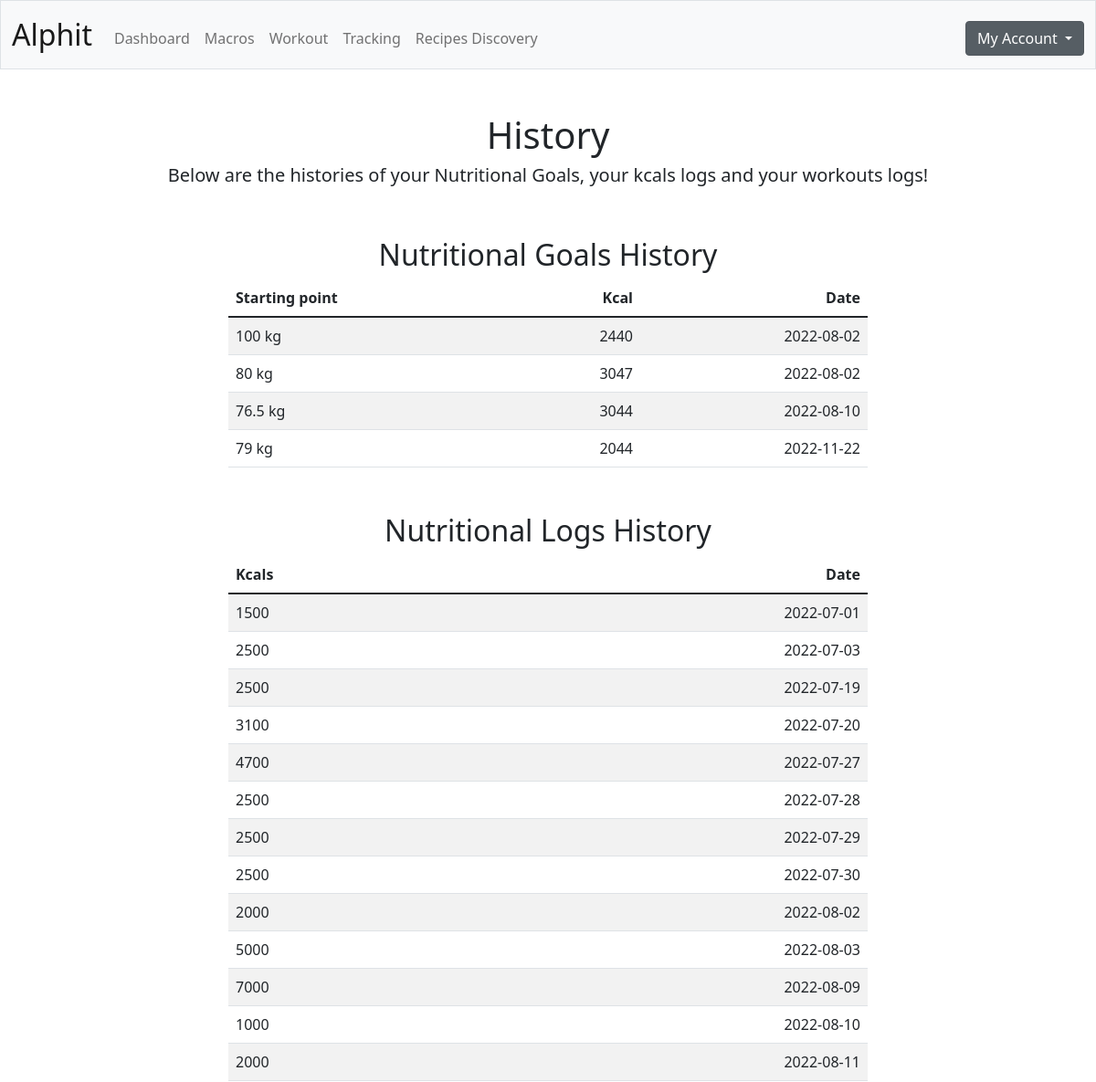
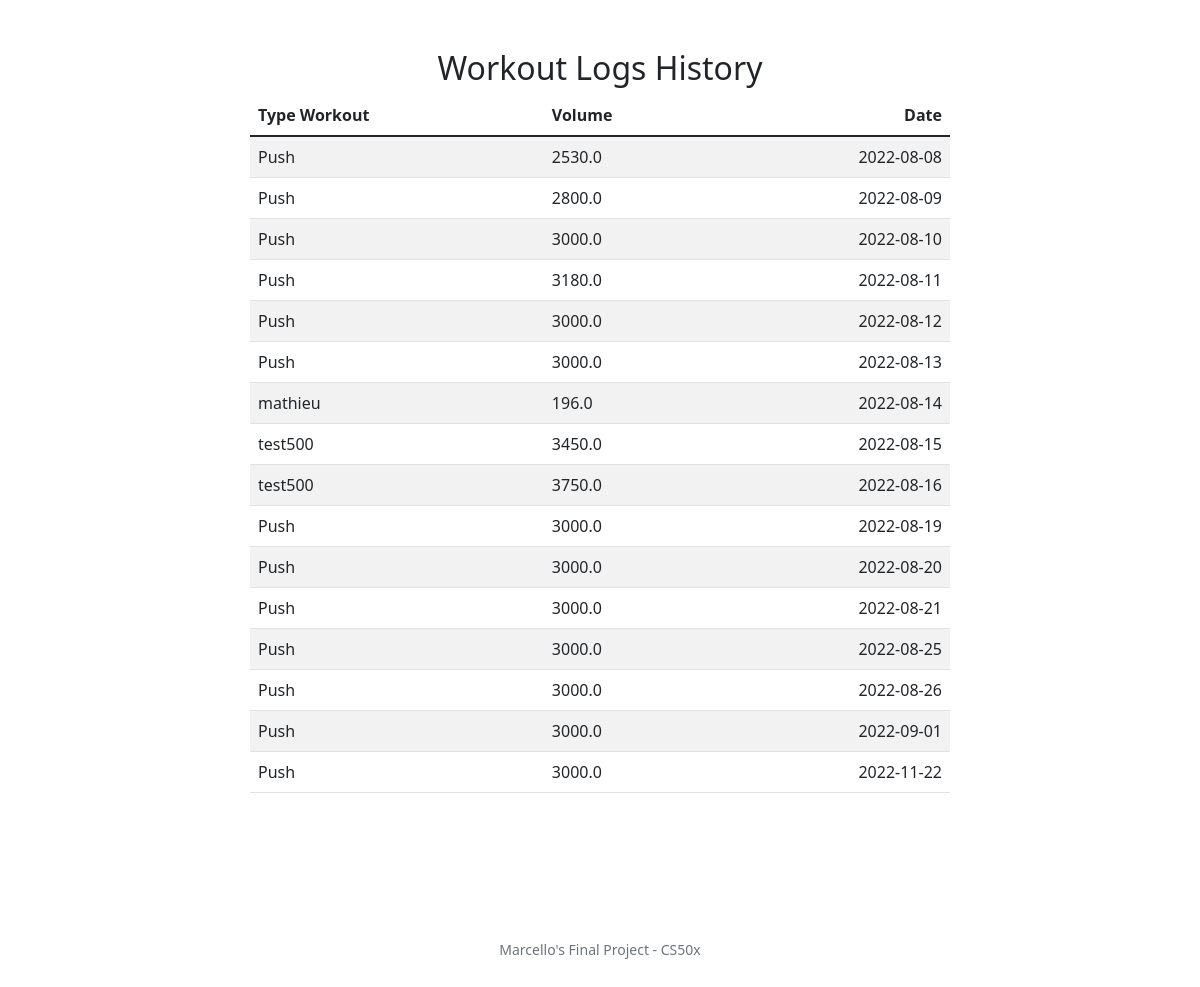
Page /history (signed in) on the committed database (2 pictures, top to bottom).
### tables this page shows
CREATE TABLE "nutritional_goal" (
	"id"	INTEGER,
	"user_id"	INTEGER,
	"gender"	TEXT,
	"tdee"	INTEGER,
	"weight"	INTEGER,
	"bodyfat"	INTEGER,
	"level"	TEXT,
	"activity"	TEXT,
	"type_eater"	TEXT,
	"diet_preference"	TEXT,
	"goal"	TEXT,
	"kcal"	INTEGER,
	"protein"	INTEGER,
	"carbs"	INTEGER,
	"fat"	INTEGER,
	"date"	DATE DEFAULT CURRENT_DATE,
	PRIMARY KEY("id" AUTOINCREMENT),
	FOREIGN KEY("user_id") REFERENCES "users"("id") ON DELETE CASCADE
);

CREATE TABLE "tracking_kcal" (
	"id"	INTEGER,
	"user_id"	INTEGER NOT NULL,
	"kcal"	TEXT NOT NULL,
	"date"	DATE,
	PRIMARY KEY("id" AUTOINCREMENT),
	FOREIGN KEY("user_id") REFERENCES "users"("id") ON DELETE CASCADE
);

CREATE TABLE "workouts_history" (
	"id"	INTEGER,
	"user_id"	INTEGER NOT NULL,
	"name"	TEXT NOT NULL,
	"volume"	REAL NOT NULL,
	"date"	DATE DEFAULT CURRENT_DATE,
	PRIMARY KEY("id" AUTOINCREMENT),
	FOREIGN KEY("user_id") REFERENCES "users"("id") ON DELETE CASCADE
);

### app.py (the view)
@app.route("/history")
@login_required
def history():
    user_id = session["user_id"]
    nutritional_goals_history = db.execute("SELECT weight, kcal, date FROM nutritional_goal WHERE user_id = ? ORDER BY date", user_id)
    kcal_logs = db.execute("SELECT kcal, date FROM tracking_kcal WHERE user_id = ? ORDER BY date", user_id)
    workouts_history = db.execute("SELECT name, volume, date FROM workouts_history WHERE user_id = ? ORDER BY date", user_id)
    if not nutritional_goals_history:
        nutrition_goal_exist = "no"
        if not kcal_logs:
            kcallog_exist = "no"
            if not workouts_history:
                workouts_history_exist = "no"
                return render_template("history.html", nutrition_goal_exist=nutrition_goal_exist, kcallog_exist=kcallog_exist, workouts_history_exist=workouts_history_exist)
            elif workouts_history:
                workouts_history_exist = "yes"
            return render_template("history.html", nutrition_goal_exist=nutrition_goal_exist, kcallog_exist=kcallog_exist, workouts_history_exist=workouts_history_exist, workouts_history=workouts_history)
        elif kcal_logs:
            kcallog_exist = "yes"
            if not workouts_history:
                workouts_history_exist = "no"
                return render_template("history.html", nutrition_goal_exist=nutrition_goal_exist, kcallog_exist=kcallog_exist, kcal_logs=kcal_logs, workouts_history_exist=workouts_history_exist)
            elif workouts_history:
                workouts_history_exist = "yes"
                return render_template("history.html", nutrition_goal_exist=nutrition_goal_exist, kcallog_exist=kcallog_exist, kcal_logs=kcal_logs, workouts_history_exist=workouts_history_exist, workouts_history=workouts_history)
    elif nutritional_goals_history:
        nutrition_goal_exist = "yes"
        if not kcal_logs:
            kcallog_exist = "no"
            if not workouts_history:
                workouts_history_exist = "no"
                return render_template("history.html", nutritional_goals_history=nutritional_goals_history, nutrition_goal_exist=nutrition_goal_exist, kcallog_exist=kcallog_exist, workouts_history_exist=workouts_history_exist)
            elif workouts_history:
                workouts_history_exist = "yes"
                return render_template("history.html", nutritional_goals_history=nutritional_goals_history, nutrition_goal_exist=nutrition_goal_exist, kcallog_exist=kcallog_exist, workouts_history_exist=workouts_history_exist, workouts_history=workouts_history)
        elif kcal_logs:
            kcallog_exist = "yes"
            if not workouts_history:
                workouts_history_exist = "no"
                return render_template("history.html", nutritional_goals_history=nutritional_goals_history, nutrition_goal_exist=nutrition_goal_exist, kcal_logs=kcal_logs, kcallog_exist=kcallog_exist, workouts_history_exist=workouts_history_exist)
            elif workouts_history:
                workouts_history_exist = "yes"
                return render_template("history.html", nutritional_goals_history=nutritional_goals_history, nutrition_goal_exist=nutrition_goal_exist, kcal_logs=kcal_logs, kcallog_exist=kcallog_exist, workouts_history_exist=workouts_history_exist, workouts_history=workouts_history)

### app.py (called while the page is built)
@app.after_request
def after_request(response):
    response.headers["Cache-Control"] = "no-cache, no-store, must-revalidate"
    response.headers["Expires"] = 0
    response.headers["Pragma"] = "no-cache"
    return response

### helpers.py (called while the page is built)
def login_required(f):
    @wraps(f)
    def decorated_function(*args, **kwargs):
        if session.get("user_id") is None:
            return redirect("/login")
        return f(*args, **kwargs)
    return decorated_function

### templates/history.html (shortened to what this page needs)
{% extends "layout.html" %}
{% block main %}
    <h1>History</h1>
    <h5>Below are the histories of your Nutritional Goals, your kcals logs and your workouts logs!</h5>
    <main class="container py-5 text-center">
        <h2>Nutritional Goals History</h2>
        {% if nutrition_goal_exist == "yes" %}
            <table style="max-width:700px; margin-left:auto;margin-right:auto;" class="table table-striped">
                <thead>
                    <tr>
                        <th class="text-start">Starting point</th>
                        <th class="text-end">Kcal</th>
                        <th class="text-end">Date</th>
                    </tr>
                </thead>
                <tbody class="table-group-divider">
                    {% for row in nutritional_goals_history %}
                    <tr>
                        <td class="text-start"> {{ row.weight }} kg </td>
                        <td class="text-end"> {{ row.kcal }} </td>
                        <td class="text-end"> {{ row.date }} </td>
                    </tr>
                    {% endfor %}
                </tbody>
            </table>
        {% elif nutrition_goal_exist == "no" %}
            <p style="text-align:center;">You didn't set any Nutritional Goal yet. Get started by calculating your macros <a href="/macros">Here! </a></p>
        {% endif %}
        <h2 style="margin-top: 50px;">Nutritional Logs History</h2>
        {% if kcallog_exist == "yes" %}
            <table style="max-width:700px; margin-left:auto;margin-right:auto;" class="table table-striped">
                <thead>
                    <tr>
                        <th class="text-start">Kcals</th>
                        <th class="text-end">Date</th>
                    </tr>
                </thead>
                <tbody class="table-group-divider">
                    {% for row in kcal_logs %}
                    <tr>
                        <td class="text-start"> {{ row.kcal }} </td>
                        <td class="text-end"> {{ row.date }} </td>
                    </tr>
                    {% endfor %}
                </tbody>
            </table>
        {% elif kcallog_exist == "no" %}
            <p style="text-align:center;">You didn't log any kcal yet, start tracking your kcals <a href="/macros">Here! </a></p>
        {% endif %}
        <h2 style="margin-top: 50px;">Workout Logs History</h2>
        {% if workouts_history_exist == "yes" %}
        <table style="max-width:700px; margin-left:auto;margin-right:auto;" class="table table-striped">
            <thead>
                <tr>
                    <th class="text-start">Type Workout</th>
                    <th class="text-start">Volume</th>
                    <th class="text-end">Date</th>
                </tr>
            </thead>
            <tbody class="table-group-divider">
                {% for row in workouts_history %}
                <tr>
                    <td class="text-start"> {{ row['name'] }} </td>
                    <td class="text-start"> {{ row['volume'] }}  </td>
                    <td class="text-end"> {{ row['date'] }} </td>
                </tr>
                {% endfor %}
            </tbody>
        </table>
        {% elif workouts_history_exist == "no" %}
            <p style="text-align:center;">You didn't log any workout yet, start <a href="/tracking">Here! </a></p>
        {% endif %}
    </main>
{% endblock %}

### templates/layout.html (shortened to what this page needs)
<!DOCTYPE html>
<html lang="en">
    <head>
        <link href="https://cdn.jsdelivr.net/npm/bootstrap@5.1.3/dist/css/bootstrap.min.css" rel="stylesheet">
        <link href="/static/styles.css" rel="stylesheet">
        <link rel="stylesheet" href="https://cdn.jsdelivr.net/npm/bootstrap-icons@1.5.0/font/bootstrap-icons.css">
    </head>
    <body>
        <nav class="bg-light border navbar navbar-expand-md navbar-light">
            <div class="container-fluid">
                <a class="navbar-brand" href="/"><span class="brand">Alphit</span></a>
                <div class="collapse navbar-collapse" id="navbar">
                    {% if session["user_id"] %}
                        <ul class="navbar-nav me-auto mt-2">
                            <li class="nav-item"><a class="nav-link" href="/">Dashboard</a></li>
                            <li class="nav-item"><a class="nav-link" href="/macros">Macros</a></li>
                            <li class="nav-item"><a class="nav-link" href="/new-workout">Workout</a></li>
                            <li class="nav-item"><a class="nav-link" href="/tracking">Tracking</a></li>
                            <li class="nav-item"><a class="nav-link" href="/search-recipe">Recipes Discovery</a></li>
                        </ul>
                        <ul class="navbar-nav ms-auto mt-2">
                            <div class="dropdown show">
                                <a class="btn btn-secondary dropdown-toggle" href="#" role="button" id="dropdownMenuLink" data-toggle="dropdown" aria-haspopup="true" aria-expanded="false">
                                My Account
                                </a>
                            </div>
                        </ul>
                    {% else %}
                        <ul class="navbar-nav ms-auto mt-2">
                            <li class="nav-item"><a class="nav-link" href="/register">Register</a></li>
                            <li class="nav-item"><a class="nav-link" href="/login">Log In</a></li>
                        </ul>
                    {% endif %}
                </div>
            </div>
        </nav>
        <main class="container-fluid py-5 text-center">
            {% block main %}{% endblock %}
        </main>
        <footer class="mb-5 small text-center text-muted">
            Marcello's Final Project - CS50x
        </footer>
    </body>
</html>

### static/styles.css (style rules this page uses)
nav .navbar-brand { font-size: xx-large; }
.table { margin-bottom: 50px; }

### rows in the picture
nutritional_goal: weight "100", kcal "2440", date "2022-08-02"
nutritional_goal: weight "80", kcal "3047", date "2022-08-02"
nutritional_goal: weight "76.5", kcal "3044", date "2022-08-10"
nutritional_goal: weight "79", kcal "2044", date "2022-11-22"
tracking_kcal: kcal "1500", date "2022-07-01"
tracking_kcal: kcal "2500", date "2022-07-03"
tracking_kcal: kcal "2500", date "2022-07-19"
tracking_kcal: kcal "3100", date "2022-07-20"
tracking_kcal: kcal "4700", date "2022-07-27"
tracking_kcal: kcal "2500", date "2022-07-28"
tracking_kcal: kcal "2500", date "2022-07-29"
tracking_kcal: kcal "2500", date "2022-07-30"
tracking_kcal: kcal "2000", date "2022-08-02"
tracking_kcal: kcal "5000", date "2022-08-03"
tracking_kcal: kcal "7000", date "2022-08-09"
tracking_kcal: kcal "1000", date "2022-08-10"
tracking_kcal: kcal "2000", date "2022-08-11"
workouts_history: name "Push", volume "2530.0", date "2022-08-08"
workouts_history: name "Push", volume "2800.0", date "2022-08-09"
workouts_history: name "Push", volume "3000.0", date "2022-08-10"
workouts_history: name "Push", volume "3180.0", date "2022-08-11"
workouts_history: name "Push", volume "3000.0", date "2022-08-12"
workouts_history: name "Push", volume "3000.0", date "2022-08-13"
workouts_history: name "mathieu", volume "196.0", date "2022-08-14"
workouts_history: name "test500", volume "3450.0", date "2022-08-15"
workouts_history: name "test500", volume "3750.0", date "2022-08-16"
workouts_history: name "Push", volume "3000.0", date "2022-08-19"
workouts_history: name "Push", volume "3000.0", date "2022-08-20"
workouts_history: name "Push", volume "3000.0", date "2022-08-21"
workouts_history: name "Push", volume "3000.0", date "2022-08-25"
workouts_history: name "Push", volume "3000.0", date "2022-08-26"
workouts_history: name "Push", volume "3000.0", date "2022-09-01"
workouts_history: name "Push", volume "3000.0", date "2022-11-22"
